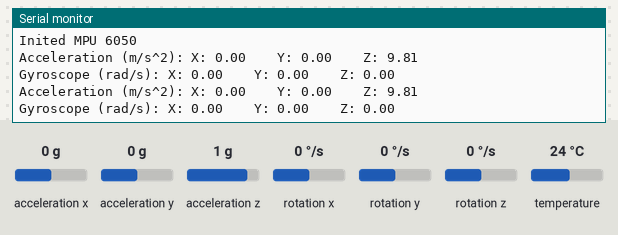
The sketch below on a simulated ESP32. Parts: the last lines printed to the serial monitor. The test bench sets the inputs (shaded band); at power-on: acceleration x 0 g, acceleration y 0 g, acceleration z 1 g, rotation x 0 °/s, rotation y 0 °/s, rotation z 0 °/s, temperature 24 °C. WiFi joins after 1.5 s; servers stay silent unless stated.

Above: at 3.9 s.
4.0 s: acceleration x set to -1.4 g
At 5.2 s:
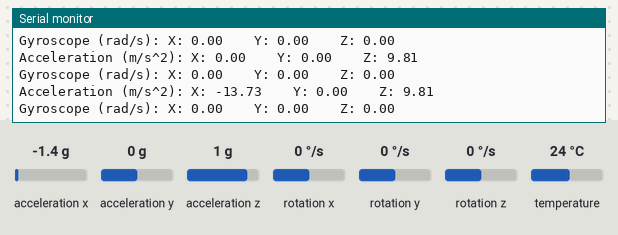
5.5 s: acceleration y set to -1.4 g
At 6.2 s:
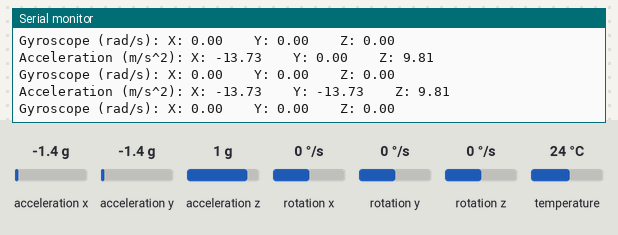
7.0 s: acceleration z set to -1.4 g
At 8.1 s:
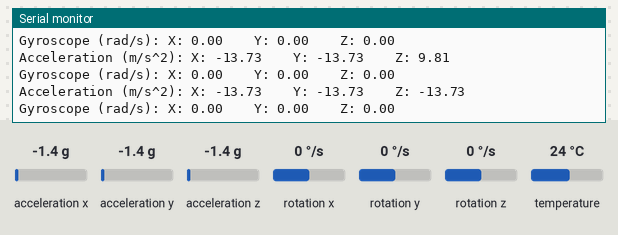
8.5 s: rotation x set to -192 °/s
At 9.1 s:
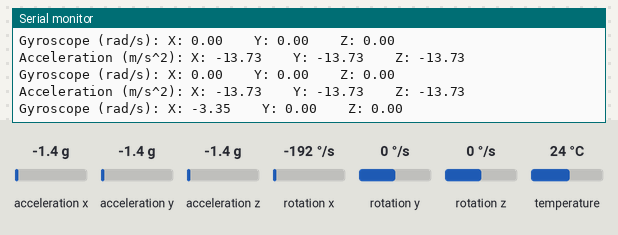
10.0 s: rotation y set to -192 °/s
At 11.1 s:
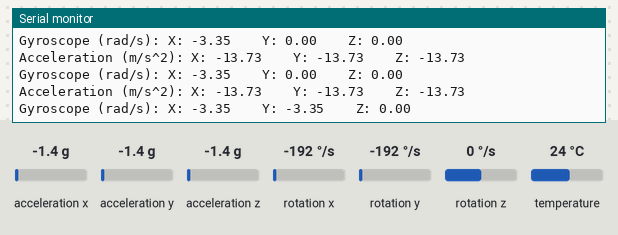

The sketch:

mpu6050.ino
```cpp
#include <Adafruit_MPU6050.h>
#include <Wire.h>
#include <WiFi.h>
#include <ArduinoWebsockets.h>

const char* ssid = "<ENTER_NETWORK_SSID_HERE>";
const char* password = "<ENTER_NETWORK_PASSWORD_HERE>";
const char* webSocketServerAddress = "ws://<ENTER_IP_HERE>:5000/sendSensorData";

using namespace websockets;
WebsocketsClient webSocket;

Adafruit_MPU6050 mpu;

void setup() {
  Serial.begin(115200);

  delay(1000);

  // Connect to Wi-Fi
  WiFi.begin(ssid, password);
  Serial.print("Connecting to WiFi");
  while (WiFi.status() != WL_CONNECTED) {
    delay(500);
    Serial.print(".");
  }
  Serial.println("Connected to WiFi");

  webSocket.connect(webSocketServerAddress);

  int status = mpu.begin();
  if (!status) {
    Serial.println("Could not init MPU 6050!");
    while(1) {
      sleep(100);
    }
  }
  Serial.println("Inited MPU 6050");
}

void loop() {
  sensors_event_t a, g, t;
  mpu.getEvent(&a, &g, &t);
  Serial.print("Acceleration (m/s^2): X: ");
  Serial.print(a.acceleration.x);
  Serial.print("    Y: ");
  Serial.print(a.acceleration.y);
  Serial.print("    Z: ");
  Serial.println(a.acceleration.z);
  Serial.print("Gyroscope (rad/s): X: ");
  Serial.print(g.gyro.x);
  Serial.print("    Y: ");
  Serial.print(g.gyro.y);
  Serial.print("    Z: ");
  Serial.println(g.gyro.z);

  webSocket.send("{\"value1\":"+String(g.gyro.x,2)+",\"value2\":"+String(g.gyro.y,2)+",\"value3\":"+String(g.gyro.z,2)+",\"value4\":"+String(a.acceleration.x,2)+",\"value5\":"+String(a.acceleration.y,2)+",\"value6\":"+String(a.acceleration.z,2)+"}");

  delay(1000);
}
```

Measured:
- after the input at 4.0 s, the serial monitor: prints a new line after 0.72 s (image 1)
- after the input at 5.5 s, the serial monitor: prints a new line after 0.22 s (image 2)
- after the input at 7.0 s, the serial monitor: prints a new line after 0.73 s (image 3)
- after the input at 8.5 s, the serial monitor: prints a new line after 0.24 s (image 4)
- after the input at 10.0 s, the serial monitor: prints a new line after 0.75 s (image 5)
